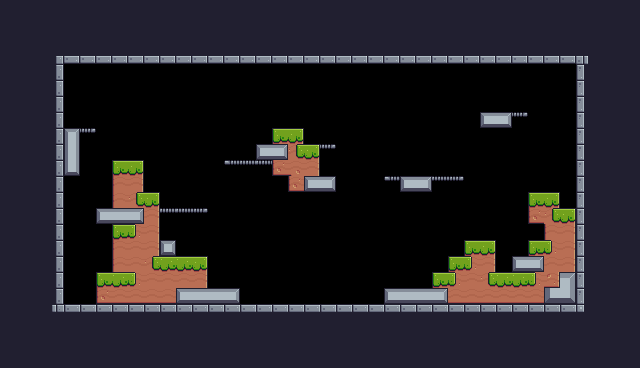

This is a level from a 2D game, rendered from its Tiled map with the project's own tilesets. A one-line summary and the complete map file follow:
An orthogonal 40x23 tile map with 16x16 px tiles, 1 tile layer (Background) and 50 objects (9x Fruit, 7x Platform, 4x Saw, 2x AngryPig, Player, ...).

<map version="1.10" tiledversion="1.12.1" orientation="orthogonal" renderorder="right-down" width="40" height="23" tilewidth="16" tileheight="16" infinite="0" nextlayerid="6" nextobjectid="95">
 <tileset firstgid="1" source="Pixel Adventure.tsx" />
 <layer id="1" name="Background" width="40" height="23">
  <properties>
   <property name="BackgroundColor" value="Gray" />
  </properties>
  <data encoding="csv">
24,24,24,24,24,24,24,24,24,24,24,24,24,24,24,24,24,24,24,24,24,24,24,24,24,24,24,24,24,24,24,24,24,24,24,24,24,24,24,24,
24,24,24,24,24,24,24,24,24,24,24,24,24,24,24,24,24,24,24,24,24,24,24,24,24,24,24,24,24,24,24,24,24,24,24,24,24,24,24,24,
24,24,200,200,200,24,24,24,24,24,24,24,24,24,24,24,24,24,24,24,24,24,24,24,24,24,24,24,24,24,24,24,24,24,200,200,200,200,200,24,
24,24,200,4,46,46,46,46,46,46,46,46,46,46,46,46,46,46,46,46,46,46,46,46,46,46,46,46,46,46,46,46,46,46,46,46,5,200,24,24,
24,24,200,25,0,0,0,0,0,0,0,0,0,0,0,0,0,0,0,0,0,0,0,0,0,0,0,0,0,0,0,0,0,0,0,0,23,200,24,24,
24,24,24,25,0,0,0,0,0,0,0,0,0,0,0,0,0,0,0,0,0,0,0,0,0,0,0,0,0,0,0,0,0,0,0,0,23,24,24,24,
24,24,24,25,0,0,0,0,0,0,0,0,0,0,0,0,0,0,0,0,0,0,0,0,0,0,0,0,0,0,0,0,0,0,0,0,23,24,24,24,
24,24,24,25,0,0,0,0,0,0,0,0,0,0,0,0,0,0,0,0,0,0,0,0,0,0,0,0,0,0,101,103,64,0,0,0,23,24,24,24,
24,24,24,25,104,64,0,0,0,0,0,0,0,0,0,0,0,7,9,0,0,0,0,0,0,0,0,0,0,0,0,0,0,0,0,0,23,24,24,24,
24,24,24,25,126,0,0,0,0,0,0,0,0,0,0,0,101,103,32,9,64,0,0,0,0,0,0,0,0,0,0,0,0,0,0,0,23,24,24,24,
24,24,24,25,148,0,0,7,9,0,0,0,0,0,62,63,63,51,11,31,0,0,0,0,0,0,0,0,0,0,0,0,0,0,0,0,23,24,24,24,
24,24,24,25,0,0,0,29,31,0,0,0,0,0,0,0,0,0,51,101,103,0,0,0,62,101,103,63,64,0,0,0,0,0,0,0,23,24,24,24,
24,24,24,25,0,0,0,29,32,9,0,0,0,0,0,0,0,0,0,0,0,0,0,0,0,0,0,0,0,0,0,0,0,7,9,0,23,24,24,24,
24,24,24,25,0,0,101,102,103,31,63,63,64,0,0,0,0,0,0,0,0,0,0,0,0,0,0,0,0,0,0,0,0,51,32,9,23,24,24,24,
24,24,24,25,0,0,0,7,33,31,0,0,0,0,0,0,0,0,0,0,0,0,0,0,0,0,0,0,0,0,0,0,0,0,29,31,23,24,24,24,
24,24,24,25,0,0,0,29,30,31,123,0,0,0,0,0,0,0,0,0,0,0,0,0,0,0,0,0,0,7,9,0,0,7,33,31,23,24,24,24,
24,24,24,25,0,0,0,29,30,32,8,8,9,0,0,0,0,0,0,0,0,0,0,0,0,0,0,0,7,33,31,0,101,103,30,31,23,24,24,24,
24,24,200,25,0,56,7,8,33,30,30,30,31,0,0,0,0,0,0,0,0,0,0,0,0,0,0,7,33,30,32,8,8,33,53,125,23,200,24,24,
24,24,200,25,0,56,51,52,52,52,52,101,102,102,103,0,0,0,0,0,0,0,0,0,101,102,102,103,52,52,52,52,52,52,146,147,23,200,24,24,
24,24,200,26,2,2,2,2,2,2,2,2,2,2,2,2,2,2,2,2,2,2,2,2,2,2,2,2,2,2,2,2,2,2,2,2,27,200,24,24,
24,24,200,200,200,24,24,24,24,24,24,24,24,24,24,24,24,24,24,24,24,24,24,24,24,24,24,24,24,24,24,24,24,24,24,200,200,200,24,24,
24,24,200,200,24,24,24,24,24,24,24,24,24,24,24,24,24,24,24,24,24,24,24,24,24,24,24,24,24,24,24,24,24,24,24,24,24,24,24,24,
24,24,24,24,24,24,24,24,24,24,24,24,24,24,24,24,24,24,24,24,24,24,24,24,24,24,24,24,24,24,24,24,24,24,24,24,24,24,24,24
</data>
 </layer>
 <objectgroup id="3" name="Spawnpoints">
  <properties>
   <property name="BackgroundColor" value="Gray" />
  </properties>
  <object id="42" name="AngryPig" type="AngryPig" x="336" y="272" width="32" height="32">
   <properties>
    <property name="offNeg" type="float" value="6" />
    <property name="offPos" type="float" value="1" />
   </properties>
  </object>
  <object id="44" type="Saw" x="192" y="272" width="32" height="32">
   <properties>
    <property name="hasDelay" type="bool" value="false" />
    <property name="isVertical" type="bool" value="false" />
    <property name="offNeg" type="float" value="0" />
    <property name="offPos" type="float" value="0" />
   </properties>
  </object>
  <object id="45" type="Saw" x="400" y="272" width="32" height="32">
   <properties>
    <property name="hasDelay" type="bool" value="false" />
    <property name="isVertical" type="bool" value="false" />
    <property name="offNeg" type="float" value="0" />
    <property name="offPos" type="float" value="0" />
   </properties>
  </object>
  <object id="46" type="Saw" x="560" y="112" width="32" height="32">
   <properties>
    <property name="hasDelay" type="bool" value="true" />
    <property name="isVertical" type="bool" value="true" />
    <property name="offNeg" type="float" value="4" />
    <property name="offPos" type="float" value="4" />
   </properties>
  </object>
  <object id="48" type="Saw" x="304" y="192" width="32" height="32">
   <properties>
    <property name="hasDelay" type="bool" value="true" />
    <property name="isVertical" type="bool" value="false" />
    <property name="offNeg" type="float" value="4" />
    <property name="offPos" type="float" value="4" />
   </properties>
  </object>
  <object id="49" name="Kiwi" type="Fruit" x="480" y="80" width="32" height="32" />
  <object id="50" name="Kiwi" type="Fruit" x="432" y="144" width="32" height="32" />
  <object id="51" name="Kiwi" type="Fruit" x="400" y="144" width="32" height="32" />
  <object id="52" name="Kiwi" type="Fruit" x="416" y="112" width="32" height="32" />
  <object id="53" name="Kiwi" type="Fruit" x="496" y="224" width="32" height="32" />
  <object id="54" name="Kiwi" type="Fruit" x="176" y="224" width="32" height="32" />
  <object id="55" name="Kiwi" type="Fruit" x="80" y="240" width="32" height="32" />
  <object id="56" name="Kiwi" type="Fruit" x="272" y="96" width="32" height="32" />
  <object id="57" name="AngryPig" type="AngryPig" x="256" y="272" width="32" height="32">
   <properties>
    <property name="offNeg" type="float" value="1" />
    <property name="offPos" type="float" value="6" />
   </properties>
  </object>
  <object id="80" name="Player" type="Player" x="160" y="160" width="32" height="32" />
  <object id="89" type="Checkpoint" x="48" y="64" width="64" height="64" />
  <object id="91" name="Kiwi" type="Fruit" x="64" y="272" width="32" height="32" />
 </objectgroup>
 <objectgroup id="5" name="Collisions">
  <object id="7" x="48" y="48" width="544" height="16" />
  <object id="8" x="48" y="304" width="544" height="16" />
  <object id="9" x="48" y="64" width="16" height="240" />
  <object id="10" x="576" y="64" width="16" height="240" />
  <object id="58" x="160" y="256" width="48" height="48" />
  <object id="59" x="432" y="272" width="80" height="32" />
  <object id="60" x="528" y="240" width="16" height="16" />
  <object id="61" x="528" y="192" width="32" height="32" />
  <object id="62" x="512" y="256" width="32" height="48" />
  <object id="64" x="448" y="256" width="16" height="16" />
  <object id="65" x="384" y="288" width="48" height="16" />
  <object id="66" x="208" y="288" width="32" height="16" />
  <object id="67" x="160" y="240" width="16" height="16" />
  <object id="68" x="112" y="192" width="48" height="112" />
  <object id="69" x="112" y="160" width="32" height="32" />
  <object id="70" x="96" y="208" width="16" height="16" />
  <object id="71" x="64" y="128" width="16" height="48" />
  <object id="72" x="272" y="128" width="32" height="48" />
  <object id="73" x="304" y="144" width="16" height="32" />
  <object id="74" x="288" y="176" width="48" height="16" />
  <object id="75" x="400" y="176" width="32" height="16" />
  <object id="76" x="480" y="112" width="32" height="16" />
  <object id="77" x="256" y="144" width="16" height="16" />
  <object id="81" x="464" y="240" width="32" height="32" />
  <object id="82" type="Platform" x="80" y="128" width="16" height="5" />
  <object id="83" type="Platform" x="160" y="208" width="48" height="5" />
  <object id="84" type="Platform" x="224" y="160" width="48" height="5" />
  <object id="85" type="Platform" x="320" y="144" width="16" height="5" />
  <object id="86" type="Platform" x="384" y="176" width="16" height="5" />
  <object id="87" type="Platform" x="432" y="176" width="32" height="5" />
  <object id="88" type="Platform" x="512" y="112" width="16" height="5" />
  <object id="92" x="96" y="272" width="16" height="32" />
  <object id="94" x="544" y="208" width="32" height="96" />
 </objectgroup>
</map>
